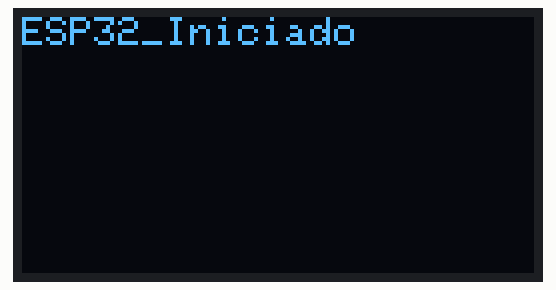
This program was run on a simulated ESP32. On the bench: 128×64 one-colour display.

Above: at 0.1 s.
At 2.2 s:
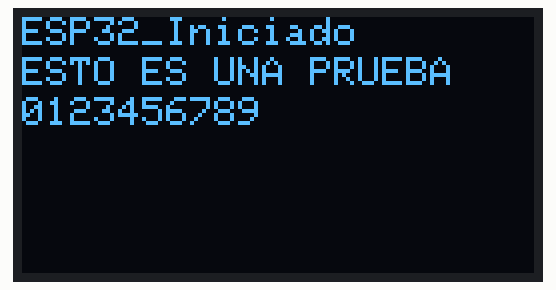
At 3.2 s:
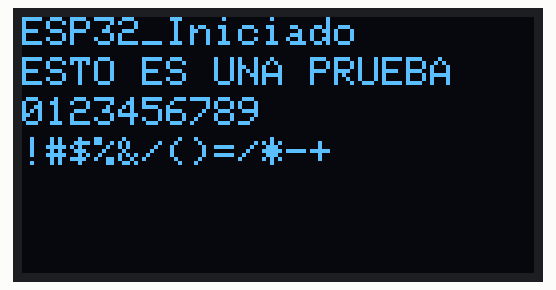
At 4.2 s:
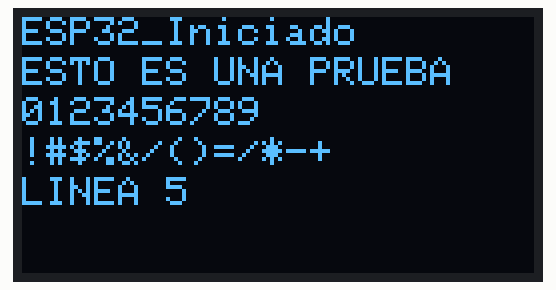
At 5.2 s:
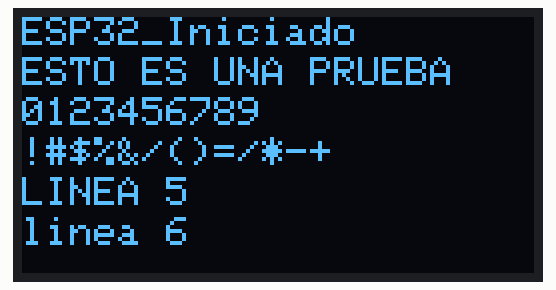
At 10.3 s:
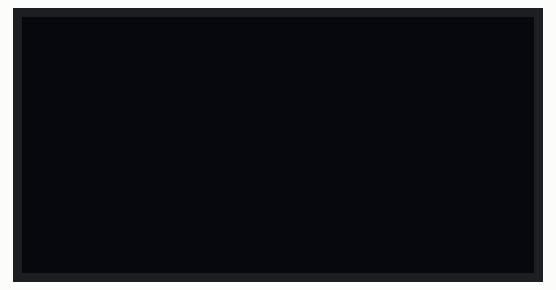

Measured:
- by itself, everything shown: repeats every 11.2 s, in 7 steps
- what the display in image 1 shows lasts 1.0 s, from 2.1 s to 3.1 s
- what the display in image 4 shows lasts 5.0 s, from 5.2 s to 10.2 s

The program:

main.cpp
```cpp
#include <Arduino.h>
#include <Adafruit_SSD1306.h>//libreria necesaria para dsiplay
Adafruit_SSD1306 display = Adafruit_SSD1306(128, 64);//Especifico display

void setup() {
display.begin(SSD1306_SWITCHCAPVCC, 0x3c);//Inicio display con el puerto I2C por defecto
display.clearDisplay();//Borro display
display.setTextColor(WHITE, BLACK);//Seteo display
}

void loop() {
display.setCursor(0, 0); // Seteo cursor
display.println("ESP32_Iniciado");//inprimo texto
display.display();//Envio los datos
delay(1000);

display.setCursor(0, 10);
display.println("ESTO ES UNA PRUEBA");
display.display();
delay(1000);

display.setCursor(0, 20);
display.println("0123456789");
display.display();
delay(1000);

display.setCursor(0, 30);
display.println("!#$%&/()=/*-+");
display.display();
delay(1000);

display.setCursor(0, 40);
display.println("LINEA 5");
display.display();
delay(1000);

display.setCursor(0, 50);
display.println("linea 6");
display.display();
delay(5000);
display.clearDisplay();//Borro todo el texto
display.display();
delay(1000);
}
```
